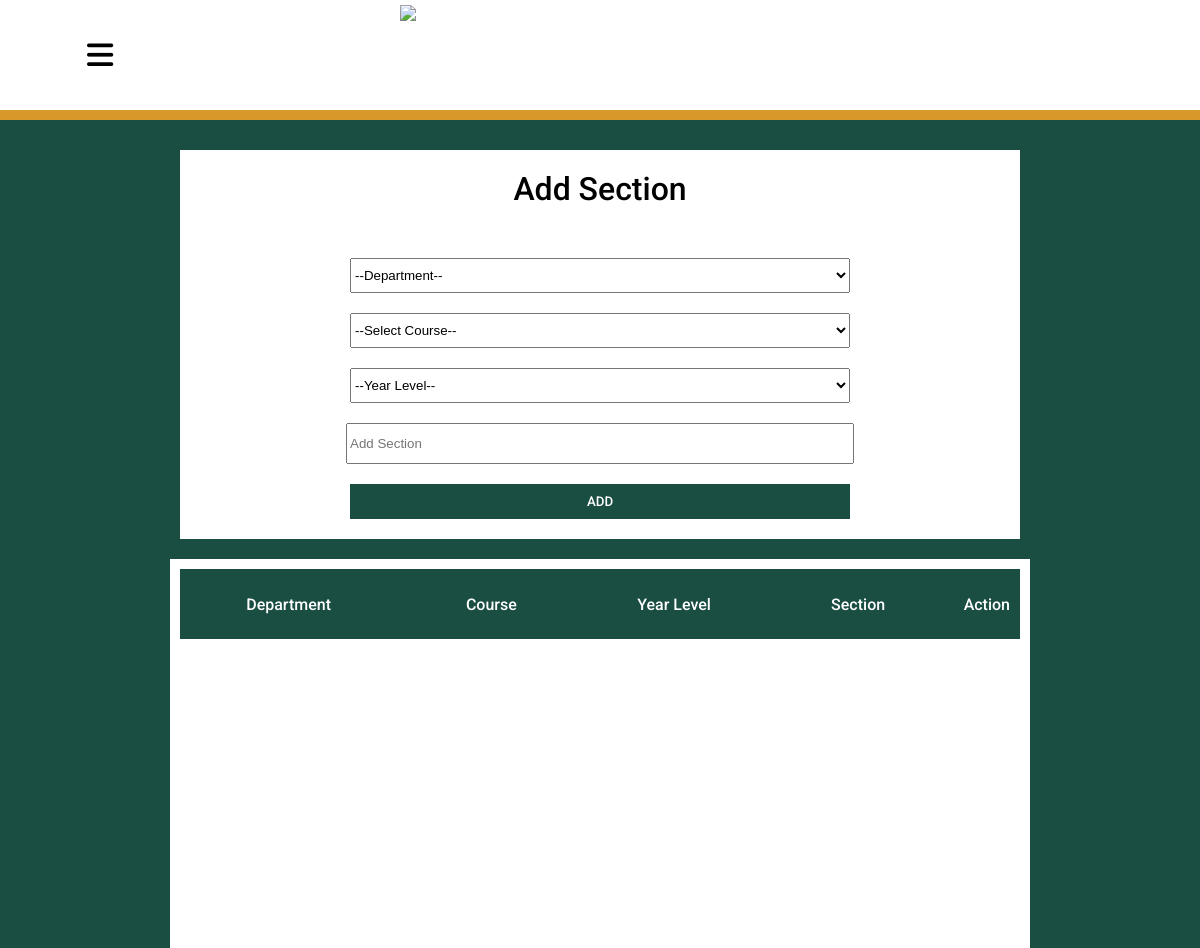
/admin/add-section.php (signed in), run on an earlier commit of the app's database.
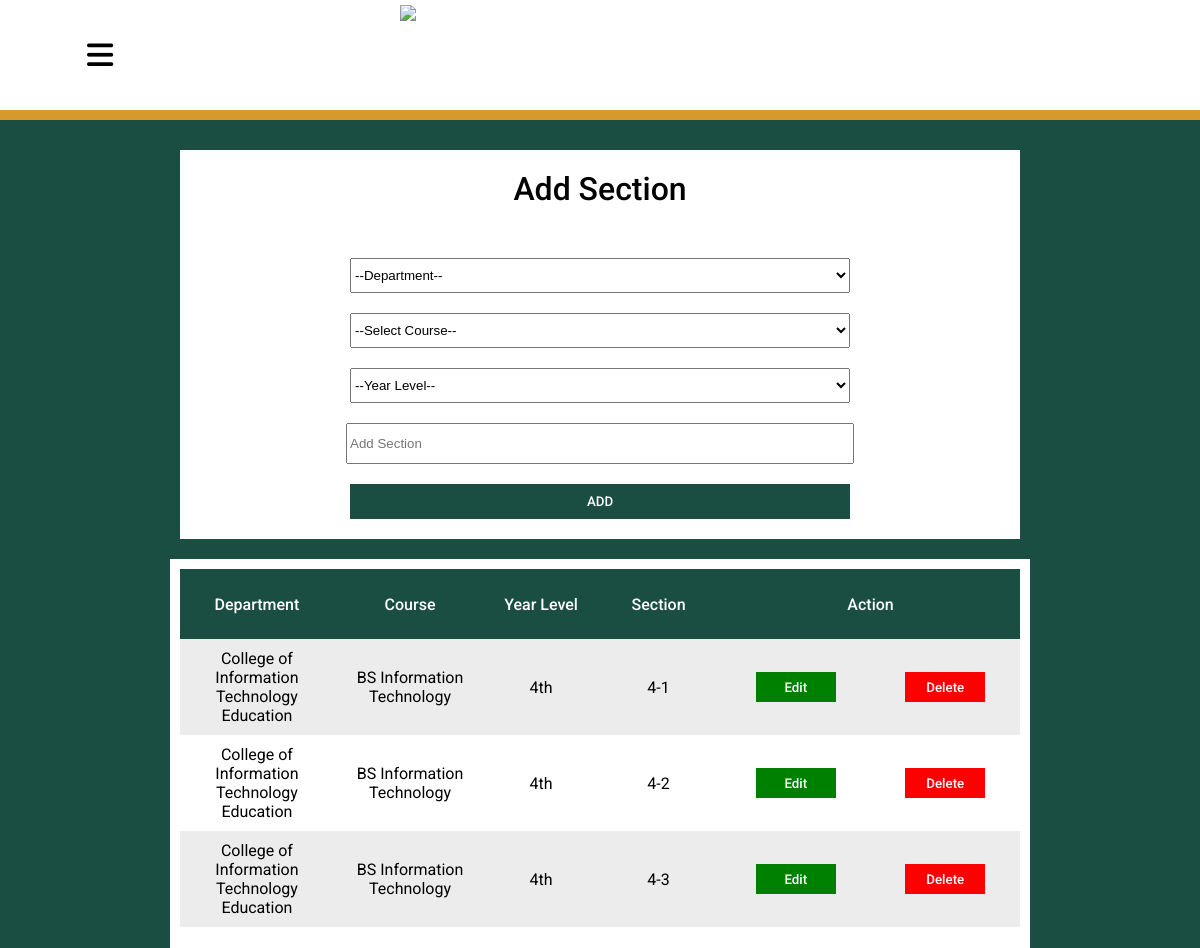
And on a later commit of the database.
### tables this page shows
CREATE TABLE `add_section` (
  `section_id` int(11) NOT NULL,
  `department` varchar(255) NOT NULL,
  `course` varchar(255) NOT NULL,
  `section` varchar(255) NOT NULL,
  `year_level` varchar(255) NOT NULL
);

### admin/add-section.php (the view, shortened to what this page needs)
<?php
  require_once $_SERVER['DOCUMENT_ROOT']."/attendance/database/connect.php";
  $query = "SELECT * FROM add_section";
  $sql = mysqli_query($con, $query);
?>
<!DOCTYPE html>
<html lang="en">
<head>
  <link rel="stylesheet" href="./css/add-section.css" />
</head>
<body>
  <div class="main">
    <div class="header">
      <i class="fa-solid fa-bars" id="bars"></i>
      <img src="./img/sjc-bg-color.png" alt="Saint Jude College" />
      <div class="header2"></div>
    </div>
    <div class="container">
      <form action="/attendance/admin/php/section-add.php" method="post">
        <h1>Add Section</h1>
        <select name="department" id="department" required>
          <option disabled selected value>--Department--</option>
        </select>
        <select name="course" id="course" required>
          <option disabled selected value>--Select Course--</option>
        </select>
        <select name="year-level" id="year-level" required>
          <option disabled selected value>--Year Level--</option>
        </select>
        <input type="text" name="add-section" placeholder="Add Section" required />
        <input type="submit" name="add" value="ADD" />
      </form>
    </div>
    <div class="container2">
      <table>
        <tr>
          <th>Department</th>
          <th>Course</th>
          <th>Year Level</th>
          <th>Section</th>
          <th colspan="2">Action</th>
        </tr>
        <?php while($results = mysqli_fetch_array($sql)) { ?>
        <tr>
          <td><?php echo $results['department'] ?></td>
          <td><?php echo $results['course'] ?></td>
          <td><?php echo $results['year_level'] ?></td>
          <td><?php echo $results['section'] ?></td>
          <td>
            <form action="/attendance/admin/php/section-update.php" method="post">
              <input type="submit" name="edit" value="Edit" class="edit" />
            </form>
          </td>
          <td>
            <form action="./php/section-delete.php" method="post">
              <input type="submit" name="delete" value="Delete" class="delete" />
            </form>
          </td>
        </tr>
        <?php } ?>
      </table>
    </div>
  </div>
</body>
</html>

What changed in the data, as far as the page shows it:
added add_section: department "College of Information Technology Education", course "BS Information Technology", year_level "4th", section "4-1"
added add_section: department "College of Information Technology Education", course "BS Information Technology", year_level "4th", section "4-2"
added add_section: department "College of Information Technology Education", course "BS Information Technology", year_level "4th", section "4-3"
